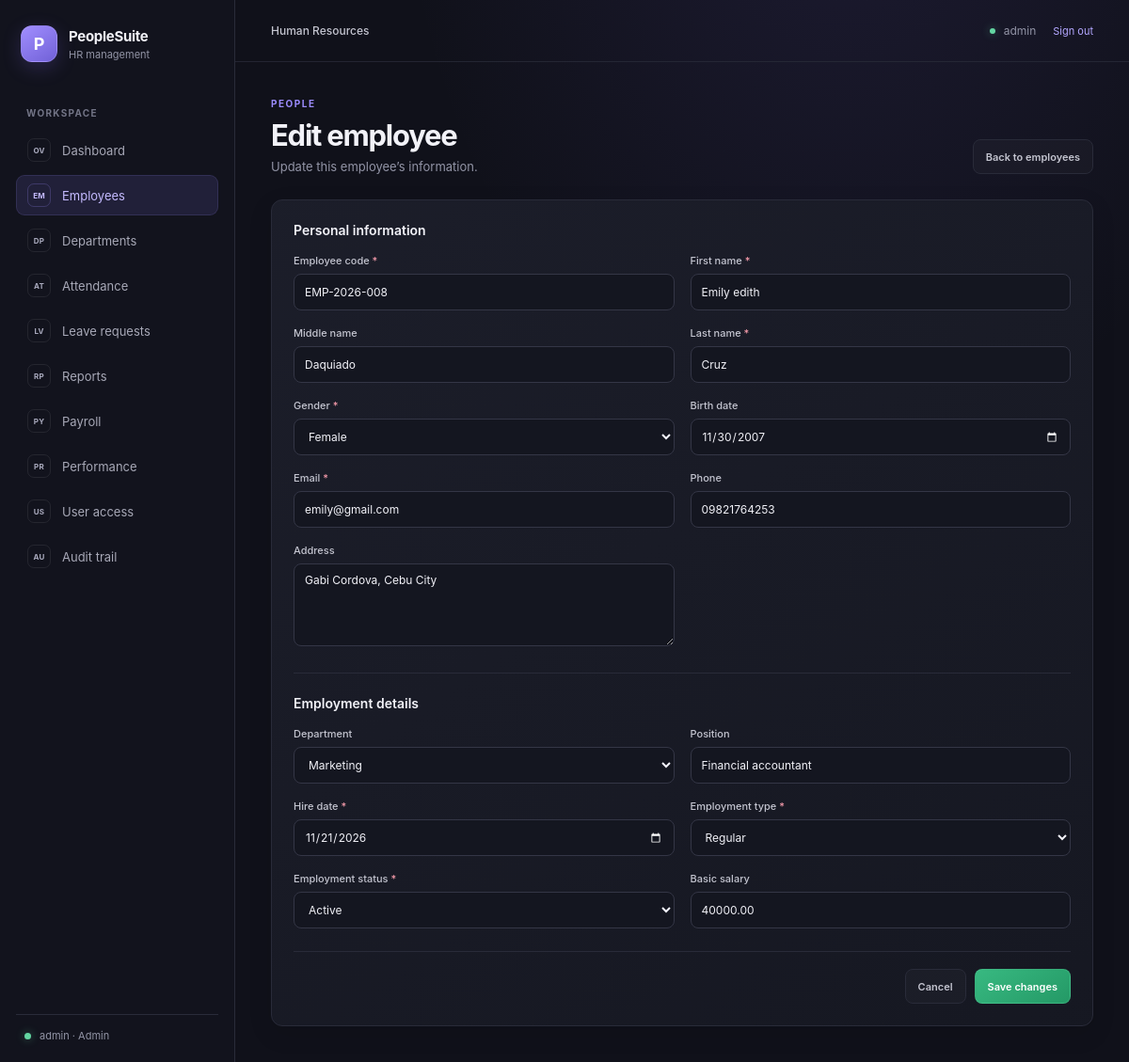
Screenshot of /edit-employee.php?id=75 (signed in) with the database file from the repository.
### tables this page shows
CREATE TABLE `employees` (
  `employee_id` int(11) NOT NULL,
  `employee_code` varchar(20) NOT NULL,
  `first_name` varchar(100) NOT NULL,
  `middle_name` varchar(100) DEFAULT NULL,
  `last_name` varchar(100) NOT NULL,
  `gender` enum('Male','Female','Other') DEFAULT 'Other',
  `birth_date` date DEFAULT NULL,
  `email` varchar(150) NOT NULL,
  `phone` varchar(30) DEFAULT NULL,
  `address` text DEFAULT NULL,
  `department_id` int(11) DEFAULT NULL,
  `position` varchar(100) DEFAULT NULL,
  `hire_date` date NOT NULL,
  `employment_type` enum('Regular','Probationary','Contractual','Part-time') DEFAULT 'Regular',
  `employment_status` enum('Active','On Leave','Resigned','Terminated','Retired') DEFAULT 'Active',
  `basic_salary` decimal(12,2) DEFAULT 0.00,
  `created_at` timestamp NOT NULL DEFAULT current_timestamp(),
  `updated_at` timestamp NOT NULL DEFAULT current_timestamp() ON UPDATE current_timestamp()
);

CREATE TABLE `departments` (
  `department_id` int(11) NOT NULL,
  `department_name` varchar(100) NOT NULL,
  `description` text DEFAULT NULL,
  `created_at` timestamp NOT NULL DEFAULT current_timestamp()
);

### edit-employee.php (the view, shortened to what this page needs)
<?php
require __DIR__ . '/includes/employee_helpers.php';
require __DIR__ . '/config/db.php';
$employeeId = filter_var($_GET['id'] ?? null, FILTER_VALIDATE_INT, ['options' => ['min_range' => 1]]);
$employee = null;
$departments = [];
if ($employeeId === false) {
    http_response_code(400);
    $databaseError = 'A valid employee ID is required.';
} else {
    try {
        $departmentQuery = $pdo->query('SELECT department_id, department_name FROM departments ORDER BY department_name');
        $departments = $departmentQuery->fetchAll();
        $employeeQuery = $pdo->prepare('SELECT * FROM employees WHERE employee_id = :employee_id');
        $employeeQuery->execute([':employee_id' => $employeeId]);
        $employee = $employeeQuery->fetch();
    } catch (PDOException $e) {
        error_log('Employee edit load failed: ' . $e->getMessage());
        $databaseError = 'Employee details could not be loaded. Please try again later.';
    }
}
$formKey = $employee !== null ? 'edit_employee_form_' . $employeeId : '';
$values = array_merge(employee_form_defaults(), is_array($employee) ? $employee : []);
if ($values['department_id'] !== null) {
    $values['department_id'] = (string) $values['department_id'];
}
if ($employee !== null) {
    $formState = employee_take_form_state($formKey, $values);
    $values = $formState['values'];
}
require __DIR__ . '/includes/header.php';
require __DIR__ . '/includes/sidebar.php';
?>
<section class="page-heading">
    <div>
        <p class="eyebrow">PEOPLE</p>
        <h1><?= $employee !== null ? 'Edit employee' : 'Employee unavailable' ?></h1>
        <p class="page-description"><?= $employee !== null ? 'Update this employee’s information.' : 'The requested employee record could not be opened.' ?></p>
    </div>
    <a class="button button-quiet" href="employees.php">Back to employees</a>
</section>
<?php if ($employee !== null): ?>
    <form class="panel employee-form" method="post" action="edit-employee.php?id=<?= (int) $employeeId ?>">
        <section class="form-section">
            <h2>Personal information</h2>
            <div class="form-grid">
                <?php employee_form_field('employee_code', 'Employee code', $values, 'text', true, 'maxlength="20" autocomplete="off"'); ?>
                <?php employee_form_select('gender', 'Gender', $values, ['Male' => 'Male', 'Female' => 'Female', 'Other' => 'Other'], true); ?>
                <?php employee_form_field('address', 'Address', $values, 'textarea', false, 'maxlength="5000" autocomplete="street-address"'); ?>
            </div>
        </section>
        <section class="form-section">
            <h2>Employment details</h2>
            <div class="form-grid">
                <div class="form-field">
                    <label for="department_id">Department</label>
                    <select id="department_id" name="department_id">
                        <?php foreach ($departments as $department): ?>
                            <option value="<?= employee_escape($department['department_id']) ?>" <?= (string) $values['department_id'] === (string) $department['department_id'] ? 'selected' : '' ?>>
                                <?= employee_escape($department['department_name']) ?>
                            </option>
                        <?php endforeach; ?>
                    </select>
                </div>
            </div>
        </section>
        <div class="form-actions">
            <a class="button button-quiet" href="employees.php">Cancel</a>
            <button class="button button-primary" type="submit">Save changes</button>
        </div>
    </form>
<?php endif; ?>
<?php require __DIR__ . '/includes/footer.php'; ?>

### includes/employee_helpers.php (shortened to what this page needs)
<?php
function employee_escape($value): string
{
    return htmlspecialchars((string) $value, ENT_QUOTES, 'UTF-8');
}
function employee_form_field(
    string $name,
    string $label,
    array $values,
    string $type = 'text',
    bool $required = false,
    string $attributes = ''
): void {
    $value = $values[$name] ?? '';
    ?>
    <div class="form-field">
        <label for="<?= employee_escape($name) ?>">
            <?= employee_escape($label) ?><?= $required ? ' <span class="required-mark">*</span>' : '' ?>
        </label>
        <?php if ($type === 'textarea'): ?>
            <textarea id="<?= employee_escape($name) ?>" name="<?= employee_escape($name) ?>" rows="3" <?= $required ? 'required' : '' ?> <?= $attributes ?>><?= employee_escape($value) ?></textarea>
        <?php else: ?>
            <input id="<?= employee_escape($name) ?>" name="<?= employee_escape($name) ?>" type="<?= employee_escape($type) ?>" value="<?= employee_escape($value) ?>" <?= $required ? 'required' : '' ?> <?= $attributes ?>>
        <?php endif; ?>
    </div>
    <?php
}
function employee_form_select(
    string $name,
    string $label,
    array $values,
    array $options,
    bool $required = false
): void {
    ?>
    <div class="form-field">
        <label for="<?= employee_escape($name) ?>">
            <?= employee_escape($label) ?><?= $required ? ' <span class="required-mark">*</span>' : '' ?>
        </label>
        <select id="<?= employee_escape($name) ?>" name="<?= employee_escape($name) ?>" <?= $required ? 'required' : '' ?>>
            <?php foreach ($options as $optionValue => $optionLabel): ?>
                <option value="<?= employee_escape((string) $optionValue) ?>" <?= (string) ($values[$name] ?? '') === (string) $optionValue ? 'selected' : '' ?>>
                    <?= employee_escape($optionLabel) ?>
                </option>
            <?php endforeach; ?>
        </select>
    </div>
    <?php
}

### assets/style.css (style rules this page uses)
:root { color-scheme: dark; --page: #10111a; --panel: #171923; --panel-raised: #1c1e2a; --border: #292b39; --text: #f2f2f8; --muted: #9294a6; --accent: #9c8cff; --green: #63d6a2; }
* { box-sizing: border-box; }
body { min-width: 320px; min-height: 100vh; margin: 0; background: radial-gradient(ellipse at 75% -20%, rgba(119, 96, 218, 0.13), transparent 38%), var(--page); color: var(--text); font-family: Inter, ui-sans-serif, system-ui, -apple-system, BlinkMacSystemFont, "Segoe UI", sans-serif; font-size: 14px; -webkit-font-smoothing: antialiased; }
a { color: inherit; text-decoration: none; }
.page-heading { display: flex; align-items: flex-end; justify-content: space-between; gap: 20px; margin-bottom: 27px; }
.eyebrow { margin: 0 0 9px; color: var(--accent); font-size: 10px; font-weight: 750; letter-spacing: 0.15em; }
h1, h2, p { margin-top: 0; }
h1 { margin-bottom: 7px; font-size: clamp(25px, 3vw, 31px); font-weight: 650; letter-spacing: -0.04em; }
.page-description { margin-bottom: 0; color: var(--muted); font-size: 13px; }
.metric-card, .panel { border: 1px solid var(--border); border-radius: 12px; background: linear-gradient(145deg, rgba(28, 30, 42, 0.96), rgba(22, 24, 34, 0.96)); box-shadow: 0 8px 26px rgba(0, 0, 0, 0.1); }
.panel { min-width: 0; overflow: hidden; }
.employee-filters input, .employee-filters select, .form-field input, .form-field select, .form-field textarea { width: 100%; min-height: 39px; padding: 9px 11px; border: 1px solid #343646; border-radius: 8px; outline: none; background: #141620; color: var(--text); font: inherit; font-size: 12px; }
.employee-filters input::placeholder, .form-field input::placeholder { color: #77798b; }
.button { display: inline-flex; min-height: 37px; align-items: center; justify-content: center; gap: 7px; padding: 0 13px; border: 1px solid transparent; border-radius: 8px; cursor: pointer; font: inherit; font-size: 11px; font-weight: 600; white-space: nowrap; transition: background 150ms ease, border-color 150ms ease, color 150ms ease; }
.button-primary { border-color: rgba(99, 214, 162, 0.28); background: linear-gradient(145deg, #38b981, #249966); color: #fff; }
.button-quiet { border-color: var(--border); background: rgba(255, 255, 255, 0.025); color: #c4c5d0; }
.employee-form { padding: 23px; }
.form-section + .form-section { margin-top: 25px; padding-top: 23px; border-top: 1px solid var(--border); }
.form-section h2 { margin: 0 0 17px; font-size: 14px; font-weight: 620; }
.form-grid { display: grid; grid-template-columns: repeat(2, minmax(0, 1fr)); gap: 17px; }
.form-field { min-width: 0; }
.form-field label { display: block; margin-bottom: 7px; color: #c4c5d0; font-size: 11px; font-weight: 550; }
.required-mark { color: #f49aaa; }
.form-field textarea { min-height: 88px; resize: vertical; }
.form-actions { display: flex; justify-content: flex-end; gap: 9px; margin-top: 24px; padding-top: 18px; border-top: 1px solid var(--border); }

### rows the page displays
employees: employee_code "EMP-2026-008", first_name "Emily edith", middle_name "Daquiado", last_name "Cruz", gender "Female", birth_date "11/30/2007", email "emily@gmail.com", phone "09821764253", address "Gabi Cordova, Cebu City", department_id "Marketing", position "Financial accountant", hire_date "11/21/2026", employment_type "Regular", employment_status "Active", basic_salary "40000.00"

### other values shown
$currentUser['username'] "admin"
$currentUser['role'] "Admin"
employee_escape($label) "Employee code First name Middle name Last name Birth date Email Phone Address Position Hire date Basic salary"
employee_escape($label) "Gender Employment type Employment status"
